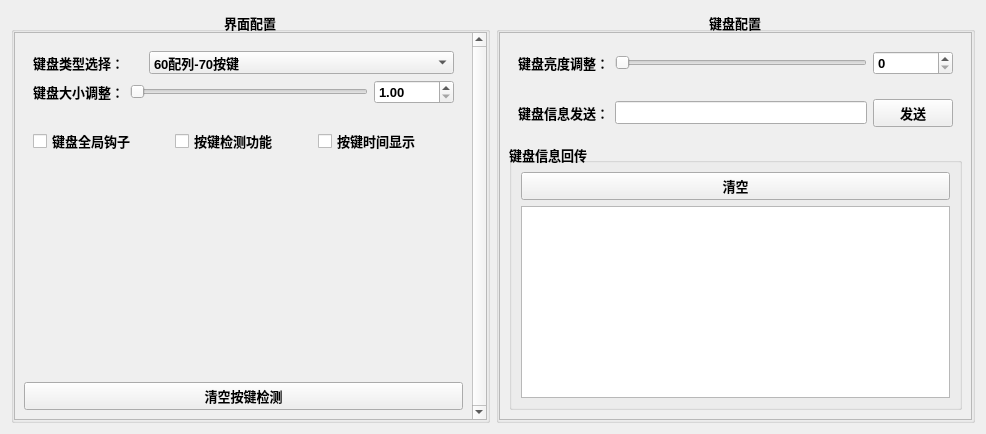
<?xml version="1.0" encoding="UTF-8"?>
<ui version="4.0">
 <class>GY_KeyboardSettingUi</class>
 <widget class="QWidget" name="GY_KeyboardSettingUi">
  <property name="geometry">
   <rect>
    <x>0</x>
    <y>0</y>
    <width>986</width>
    <height>434</height>
   </rect>
  </property>
  <property name="windowTitle">
   <string>Form</string>
  </property>
  <layout class="QGridLayout" name="gridLayout">
   <item row="0" column="1">
    <widget class="QGroupBox" name="groupBox_3">
     <property name="font">
      <font>
       <pointsize>10</pointsize>
       <bold>true</bold>
      </font>
     </property>
     <property name="title">
      <string>键盘配置</string>
     </property>
     <property name="alignment">
      <set>Qt::AlignmentFlag::AlignCenter</set>
     </property>
     <layout class="QGridLayout" name="gridLayout_11">
      <property name="leftMargin">
       <number>0</number>
      </property>
      <property name="topMargin">
       <number>0</number>
      </property>
      <property name="rightMargin">
       <number>0</number>
      </property>
      <property name="bottomMargin">
       <number>0</number>
      </property>
      <item row="0" column="0">
       <widget class="QScrollArea" name="scrollArea_2">
        <property name="widgetResizable">
         <bool>true</bool>
        </property>
        <widget class="QWidget" name="scrollAreaWidgetContents_2">
         <property name="geometry">
          <rect>
           <x>0</x>
           <y>0</y>
           <width>470</width>
           <height>380</height>
          </rect>
         </property>
         <layout class="QGridLayout" name="gridLayout_9">
          <item row="2" column="0">
           <widget class="QGroupBox" name="groupBox">
            <property name="title">
             <string>键盘信息回传</string>
            </property>
            <property name="alignment">
             <set>Qt::AlignmentFlag::AlignBottom|Qt::AlignmentFlag::AlignLeading|Qt::AlignmentFlag::AlignLeft</set>
            </property>
            <property name="flat">
             <bool>false</bool>
            </property>
            <property name="checkable">
             <bool>false</bool>
            </property>
            <layout class="QGridLayout" name="gridLayout_7">
             <item row="1" column="0">
              <widget class="QTextBrowser" name="textBrowser">
               <property name="maximumSize">
                <size>
                 <width>16777215</width>
                 <height>16777215</height>
                </size>
               </property>
              </widget>
             </item>
             <item row="0" column="0">
              <widget class="QPushButton" name="pushButton_2">
               <property name="text">
                <string>清空</string>
               </property>
              </widget>
             </item>
            </layout>
           </widget>
          </item>
          <item row="1" column="0">
           <widget class="QWidget" name="widget_4" native="true">
            <layout class="QGridLayout" name="gridLayout_6">
             <item row="0" column="0">
              <widget class="QLabel" name="label">
               <property name="text">
                <string>键盘信息发送：</string>
               </property>
              </widget>
             </item>
             <item row="0" column="1">
              <widget class="QLineEdit" name="lineEdit"/>
             </item>
             <item row="0" column="2">
              <widget class="QPushButton" name="pushButton">
               <property name="text">
                <string>发送</string>
               </property>
              </widget>
             </item>
            </layout>
           </widget>
          </item>
          <item row="0" column="0">
           <widget class="QWidget" name="widget_5" native="true">
            <property name="maximumSize">
             <size>
              <width>16777215</width>
              <height>120</height>
             </size>
            </property>
            <layout class="QGridLayout" name="gridLayout_8">
             <item row="0" column="0">
              <widget class="QLabel" name="label_KeyboardType_4">
               <property name="maximumSize">
                <size>
                 <width>110</width>
                 <height>16777215</height>
                </size>
               </property>
               <property name="text">
                <string>键盘亮度调整：</string>
               </property>
              </widget>
             </item>
             <item row="0" column="1">
              <widget class="QSlider" name="horizontalSlider_Light">
               <property name="maximum">
                <number>255</number>
               </property>
               <property name="orientation">
                <enum>Qt::Orientation::Horizontal</enum>
               </property>
              </widget>
             </item>
             <item row="0" column="2">
              <widget class="QSpinBox" name="spinBox_Light">
               <property name="minimumSize">
                <size>
                 <width>80</width>
                 <height>0</height>
                </size>
               </property>
               <property name="maximum">
                <number>255</number>
               </property>
              </widget>
             </item>
            </layout>
           </widget>
          </item>
         </layout>
        </widget>
       </widget>
      </item>
     </layout>
    </widget>
   </item>
   <item row="0" column="0">
    <widget class="QGroupBox" name="groupBox_2">
     <property name="font">
      <font>
       <pointsize>10</pointsize>
       <bold>true</bold>
      </font>
     </property>
     <property name="title">
      <string>界面配置</string>
     </property>
     <property name="alignment">
      <set>Qt::AlignmentFlag::AlignCenter</set>
     </property>
     <layout class="QGridLayout" name="gridLayout_10">
      <property name="leftMargin">
       <number>0</number>
      </property>
      <property name="topMargin">
       <number>0</number>
      </property>
      <property name="rightMargin">
       <number>0</number>
      </property>
      <property name="bottomMargin">
       <number>0</number>
      </property>
      <item row="0" column="1">
       <widget class="QScrollArea" name="scrollArea">
        <property name="verticalScrollBarPolicy">
         <enum>Qt::ScrollBarPolicy::ScrollBarAlwaysOn</enum>
        </property>
        <property name="widgetResizable">
         <bool>true</bool>
        </property>
        <widget class="QWidget" name="scrollAreaWidgetContents">
         <property name="geometry">
          <rect>
           <x>0</x>
           <y>0</y>
           <width>454</width>
           <height>380</height>
          </rect>
         </property>
         <layout class="QGridLayout" name="gridLayout_2">
          <item row="3" column="0">
           <widget class="QPushButton" name="pushButton_ClearKeyboard">
            <property name="text">
             <string>清空按键检测</string>
            </property>
           </widget>
          </item>
          <item row="1" column="0">
           <widget class="QWidget" name="widget_2" native="true">
            <layout class="QGridLayout" name="gridLayout_4">
             <item row="0" column="1">
              <widget class="QCheckBox" name="checkBox_KeyCheck">
               <property name="text">
                <string>按键检测功能</string>
               </property>
              </widget>
             </item>
             <item row="0" column="0">
              <widget class="QCheckBox" name="checkBox_Hook">
               <property name="text">
                <string>键盘全局钩子</string>
               </property>
               <property name="checked">
                <bool>false</bool>
               </property>
              </widget>
             </item>
             <item row="0" column="2">
              <widget class="QCheckBox" name="checkBox_KeyPressTime">
               <property name="text">
                <string>按键时间显示</string>
               </property>
              </widget>
             </item>
            </layout>
           </widget>
          </item>
          <item row="2" column="0">
           <spacer name="verticalSpacer">
            <property name="orientation">
             <enum>Qt::Orientation::Vertical</enum>
            </property>
            <property name="sizeHint" stdset="0">
             <size>
              <width>20</width>
              <height>40</height>
             </size>
            </property>
           </spacer>
          </item>
          <item row="0" column="0">
           <widget class="QWidget" name="widget" native="true">
            <property name="maximumSize">
             <size>
              <width>16777215</width>
              <height>120</height>
             </size>
            </property>
            <layout class="QGridLayout" name="gridLayout_3">
             <item row="0" column="0">
              <layout class="QHBoxLayout" name="horizontalLayout">
               <item>
                <widget class="QLabel" name="label_KeyboardType">
                 <property name="maximumSize">
                  <size>
                   <width>110</width>
                   <height>16777215</height>
                  </size>
                 </property>
                 <property name="text">
                  <string>键盘类型选择：</string>
                 </property>
                </widget>
               </item>
               <item>
                <widget class="QComboBox" name="comboBox_KeyboardType">
                 <item>
                  <property name="text">
                   <string>60配列-70按键</string>
                  </property>
                 </item>
                 <item>
                  <property name="text">
                   <string>新增测试</string>
                  </property>
                 </item>
                </widget>
               </item>
              </layout>
             </item>
             <item row="1" column="0">
              <layout class="QHBoxLayout" name="horizontalLayout_2">
               <item>
                <widget class="QLabel" name="label_KeyboardType_2">
                 <property name="maximumSize">
                  <size>
                   <width>110</width>
                   <height>16777215</height>
                  </size>
                 </property>
                 <property name="text">
                  <string>键盘大小调整：</string>
                 </property>
                </widget>
               </item>
               <item>
                <widget class="QSlider" name="horizontalSlider_Size">
                 <property name="minimum">
                  <number>1</number>
                 </property>
                 <property name="maximum">
                  <number>100</number>
                 </property>
                 <property name="singleStep">
                  <number>1</number>
                 </property>
                 <property name="value">
                  <number>1</number>
                 </property>
                 <property name="orientation">
                  <enum>Qt::Orientation::Horizontal</enum>
                 </property>
                 <property name="tickInterval">
                  <number>1</number>
                 </property>
                </widget>
               </item>
               <item>
                <widget class="QDoubleSpinBox" name="doubleSpinBox_Size">
                 <property name="minimumSize">
                  <size>
                   <width>80</width>
                   <height>0</height>
                  </size>
                 </property>
                 <property name="minimum">
                  <double>1.000000000000000</double>
                 </property>
                 <property name="maximum">
                  <double>10.000000000000000</double>
                 </property>
                 <property name="singleStep">
                  <double>1.000000000000000</double>
                 </property>
                 <property name="value">
                  <double>1.000000000000000</double>
                 </property>
                </widget>
               </item>
              </layout>
             </item>
            </layout>
           </widget>
          </item>
         </layout>
        </widget>
       </widget>
      </item>
     </layout>
    </widget>
   </item>
  </layout>
 </widget>
 <resources/>
 <connections/>
</ui>
